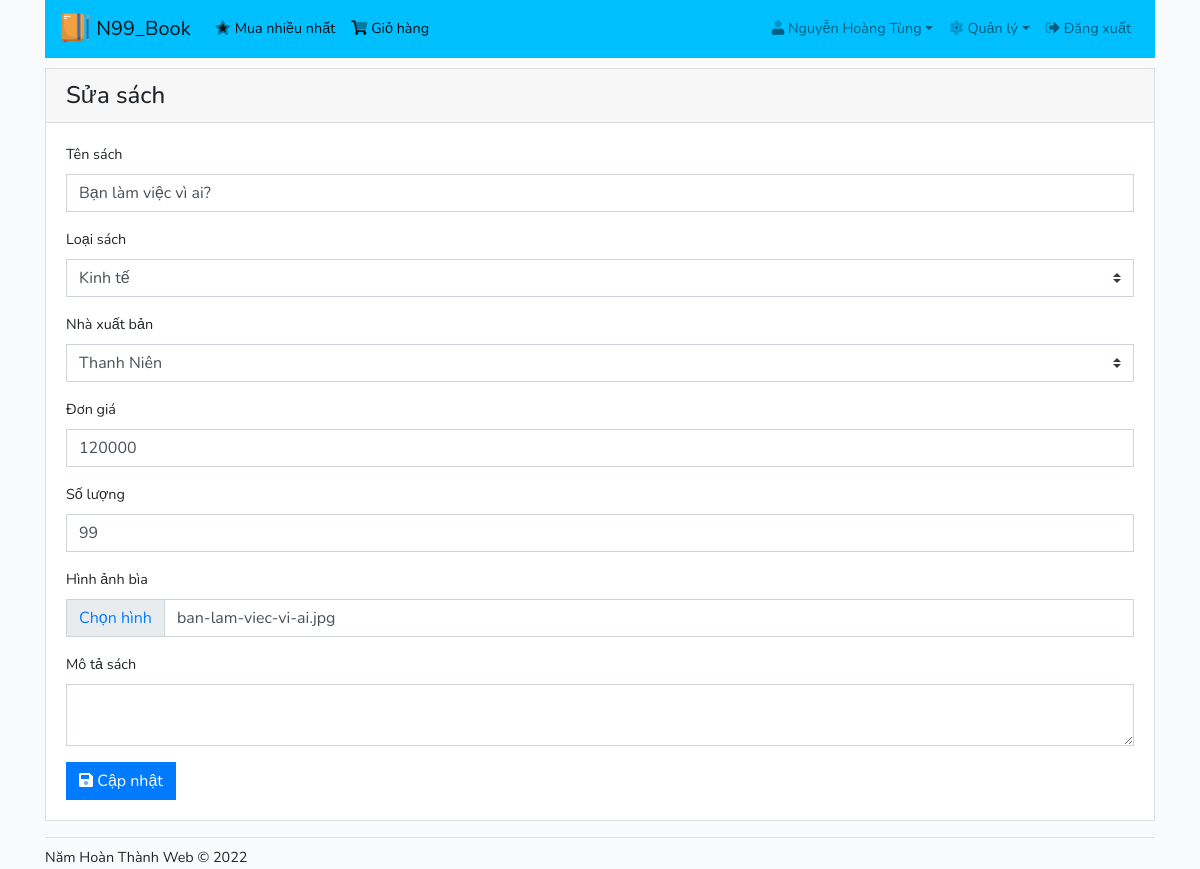
The page /index.php?action=sach_sua&id=1 (signed in) on the database its author committed.
### tables this page shows
CREATE TABLE IF NOT EXISTS `tbl_sach` (
  `ID` int(10) NOT NULL AUTO_INCREMENT,
  `MaLoai` int(10) NOT NULL,
  `MaNhaXB` int(10) NOT NULL,
  `TenSach` varchar(255) NOT NULL,
  `MoTa` text,
  `DonGia` int(10) NOT NULL,
  `SoLuong` int(11) NOT NULL,
  `HinhAnh` varchar(255) DEFAULT NULL,
  PRIMARY KEY (`ID`),
  KEY `MaLoai` (`MaLoai`),
  KEY `MaNhaXB` (`MaNhaXB`)
);

### controllers/sach.php (called while the page is built, shortened)
<?php
	require_once "models/sach.php";
	require_once "models/loaisach.php";
	require_once "models/nhaxuatban.php";
	class SachController
	{
		public function getSua($id)
		{
			$db = new LoaiSachDB();
			$loaisach = $db->DanhSach();
			$db = new NhaXuatBanDB();
			$nhaxuatban = $db->DanhSach();
			$db = new SachDB();
			$sach = $db->ChiTiet($id);
			include_once "views/sach/sua.php";
		}
	}
?>

### index.php (called while the page is built)
<?php include_once "views/layouts/header.php"; ?>
<?php include_once "views/layouts/navbar.php"; ?>
<?php include_once "views/layouts/routes.php"; ?>
<?php include_once "views/layouts/footer.php"; ?>

### models/sach.php (called while the page is built, shortened)
<?php
	class SachDB
	{
		public function ChiTiet($id)
		{
			$db = DB::KetNoi();
			try
			{
				$sql = "SELECT * FROM tbl_sach WHERE ID = :id";
				$cmd = $db->prepare($sql);
				$cmd->bindValue(":id", $id);
				$cmd->execute();
				return $cmd->fetch();
			}
			catch(PDOException $e)
			{
				$error_message = $e->getMessage();
				include_once "views/layouts/error.php";
				exit();
			}
		}
	}
?>

### models/loaisach.php (called while the page is built, shortened)
<?php
	class LoaiSachDB
	{
		public function DanhSach()
		{
			$db = DB::KetNoi();
			try
			{
				$sql = "SELECT * FROM tbl_loaisach";
				$cmd = $db->prepare($sql);
				$cmd->execute();
				return $cmd->fetchAll();
			}
			catch(PDOException $e)
			{
				$error_message = $e->getMessage();
				include_once "views/layouts/error.php";
				exit();
			}
		}
	}
?>

### models/nhaxuatban.php (called while the page is built, shortened)
<?php
	class NhaXuatBanDB
	{
		public function DanhSach()
		{
			$db = DB::KetNoi();
			try
			{
				$sql = "SELECT * FROM tbl_nhaxuatban";
				$cmd = $db->prepare($sql);
				$cmd->execute();
				return $cmd->fetchAll();
			}
			catch(PDOException $e)
			{
				$error_message = $e->getMessage();
				include_once "views/layouts/error.php";
				exit();
			}
		}
	}
?>

### views/sach/sua.php (the view, shortened to what this page needs)
<div class="card">
	<h4 class="card-header">Sửa sách</h4>
	<div class="card-body">
		<form action="index.php?action=sach_sua_xuly" method="post">
			<div class="form-group">
				<label for="TenSach">Tên sách</label>
				<input type="text" class="form-control" id="TenSach" name="TenSach" value="<?php echo $sach['TenSach']; ?>" required />
			</div>
			<div class="form-group">
				<label for="MaLoai">Loại sách</label>
				<select class="custom-select" id="MaLoai" name="MaLoai" required>
					<?php
						foreach($loaisach as $value)
						{
							if($value['ID'] == $sach['MaLoai'])
								echo "<option value='{$value['ID']}' selected>{$value['TenLoai']}</option>";
							else
								echo "<option value='{$value['ID']}'>{$value['TenLoai']}</option>";
						}
					?>
				</select>
			</div>
			<div class="form-group">
				<label for="MaNhaXB">Nhà xuất bản</label>
				<select class="custom-select" id="MaNhaXB" name="MaNhaXB" required>
					<?php
						foreach($nhaxuatban as $value)
						{
							if($value['ID'] == $sach['MaNhaXB'])
								echo "<option value='{$value['ID']}' selected>{$value['TenNhaXB']}</option>";
							else
								echo "<option value='{$value['ID']}'>{$value['TenNhaXB']}</option>";
						}
					?>
				</select>
			</div>
			<div class="form-group">
				<label for="DonGia">Đơn giá</label>
				<input type="text" class="form-control" id="DonGia" name="DonGia" value="<?php echo $sach['DonGia']; ?>" required />
			</div>
			<div class="form-group">
				<label for="SoLuong">Số lượng</label>
				<input type="text" class="form-control" id="SoLuong" name="SoLuong" value="<?php echo $sach['SoLuong']; ?>" required />
			</div>
			<div class="form-group">
				<label for="HinhAnh">Hình ảnh bìa</label>
				<div class="input-group">
					<div class="input-group-prepend">
						<span class="input-group-text"><a href="#upload" onclick="BrowseServer()">Chọn hình</a></span>
					</div>
					<input type="text" class="form-control" id="HinhAnh" name="HinhAnh" value="<?php echo $sach['HinhAnh']; ?>" />
				</div>
			</div>
			<div class="form-group">
				<label for="MoTa">Mô tả sách</label>
				<textarea class="form-control" id="MoTa" name="MoTa"><?php echo $sach['MoTa']; ?></textarea>
			</div>
			<button type="submit" class="btn btn-primary"><i class="fad fa-save"></i> Cập nhật</button>
		</form>
	</div>
</div>

### public/css/custom.css (style rules this page uses)
:root { --font-family-sans-serif: "Nunito", sans-serif; --font-family-monospace: SFMono-Regular, Menlo, Monaco, Consolas, "Liberation Mono", "Courier New", monospace; }
body { margin: 0; font-family: "Nunito", sans-serif; font-size: 0.9rem; font-weight: 400; line-height: 1.6; color: #212529; text-align: left; background-color: #f8fafc; }
.card, .custom-select, .form-control, .btn, .input-group-text { border-radius: 0 !important; }

### rows shown on the page
tbl_sach: TenSach "Bạn làm việc vì ai?", DonGia "120000", SoLuong "99", HinhAnh "ban-lam-viec-vi-ai.jpg"

### other values the page prints
$_SESSION['HoVaTen'] "Nguyễn Hoàng Tùng"
form field MaLoai "Kinh tế"
form field MaNhaXB "Thanh Niên"
